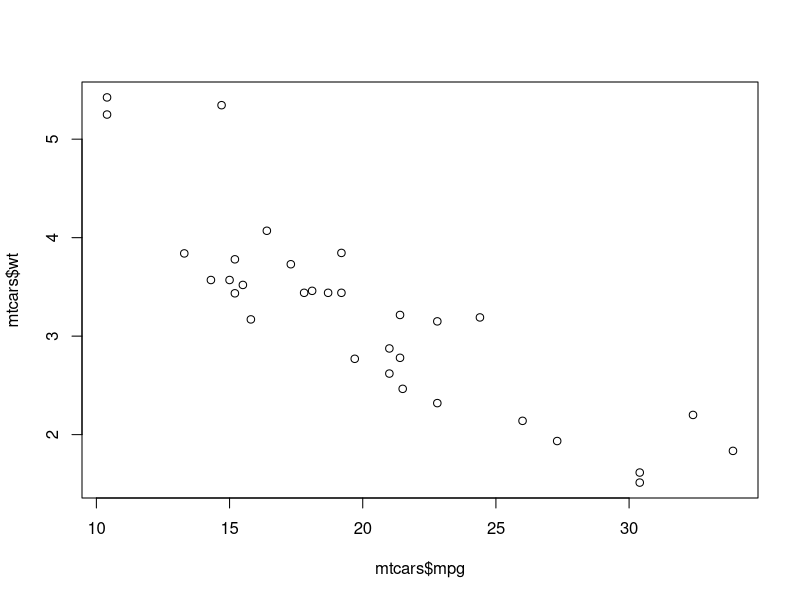
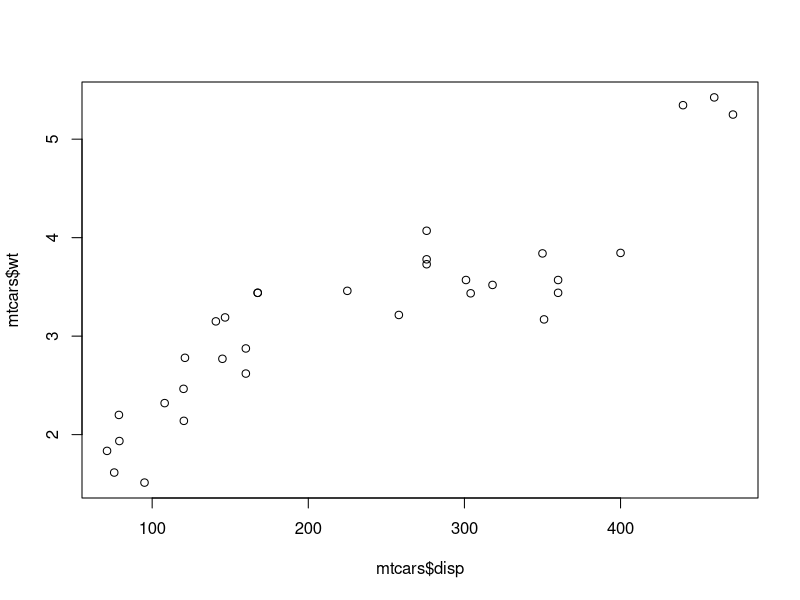

Write the R code that produced these figures, in order.
## ---- chunk 1
plot(mtcars$mpg, mtcars$wt)
## ---- chunk 2
plot(mtcars$disp, mtcars$wt)
